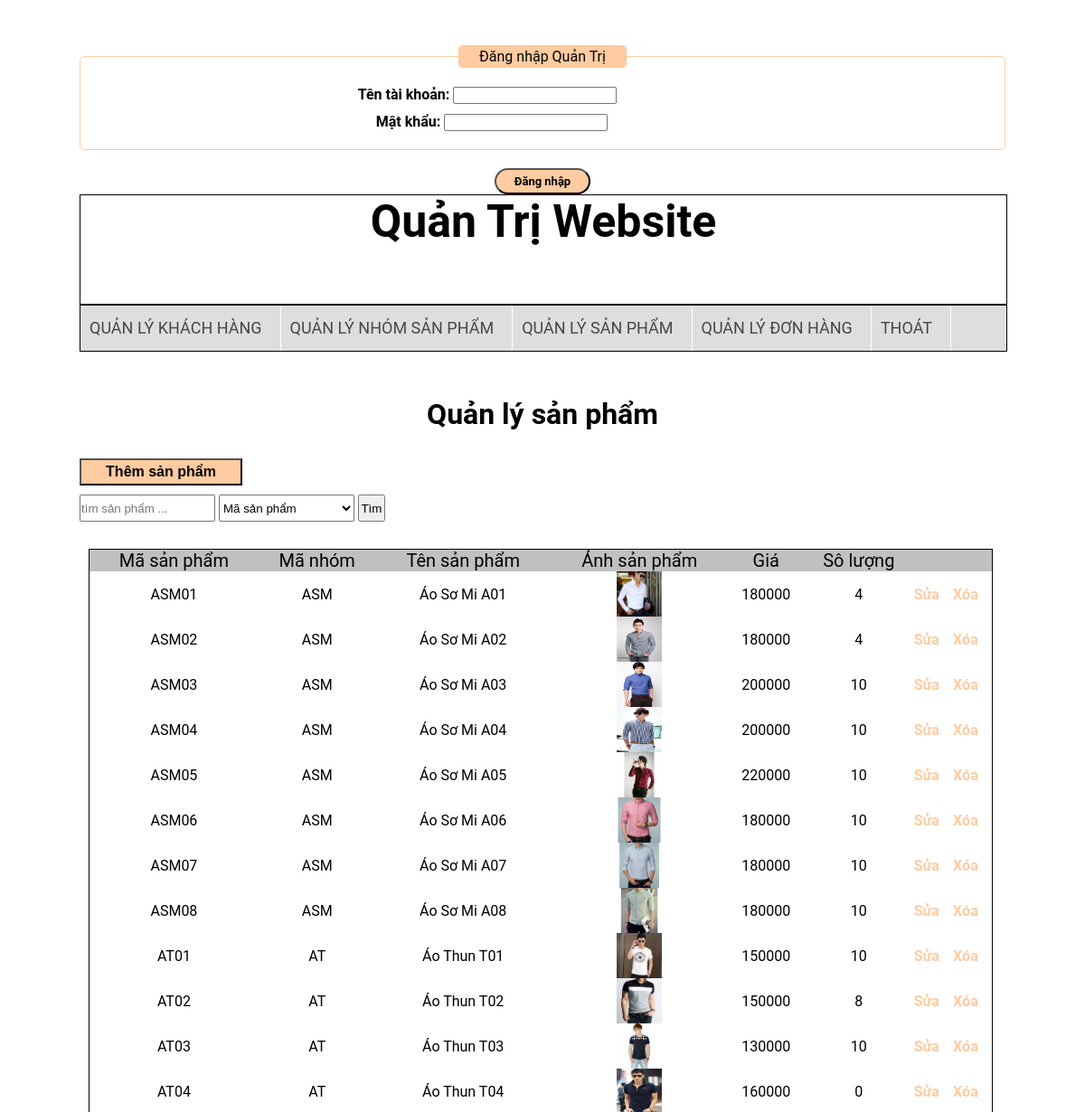
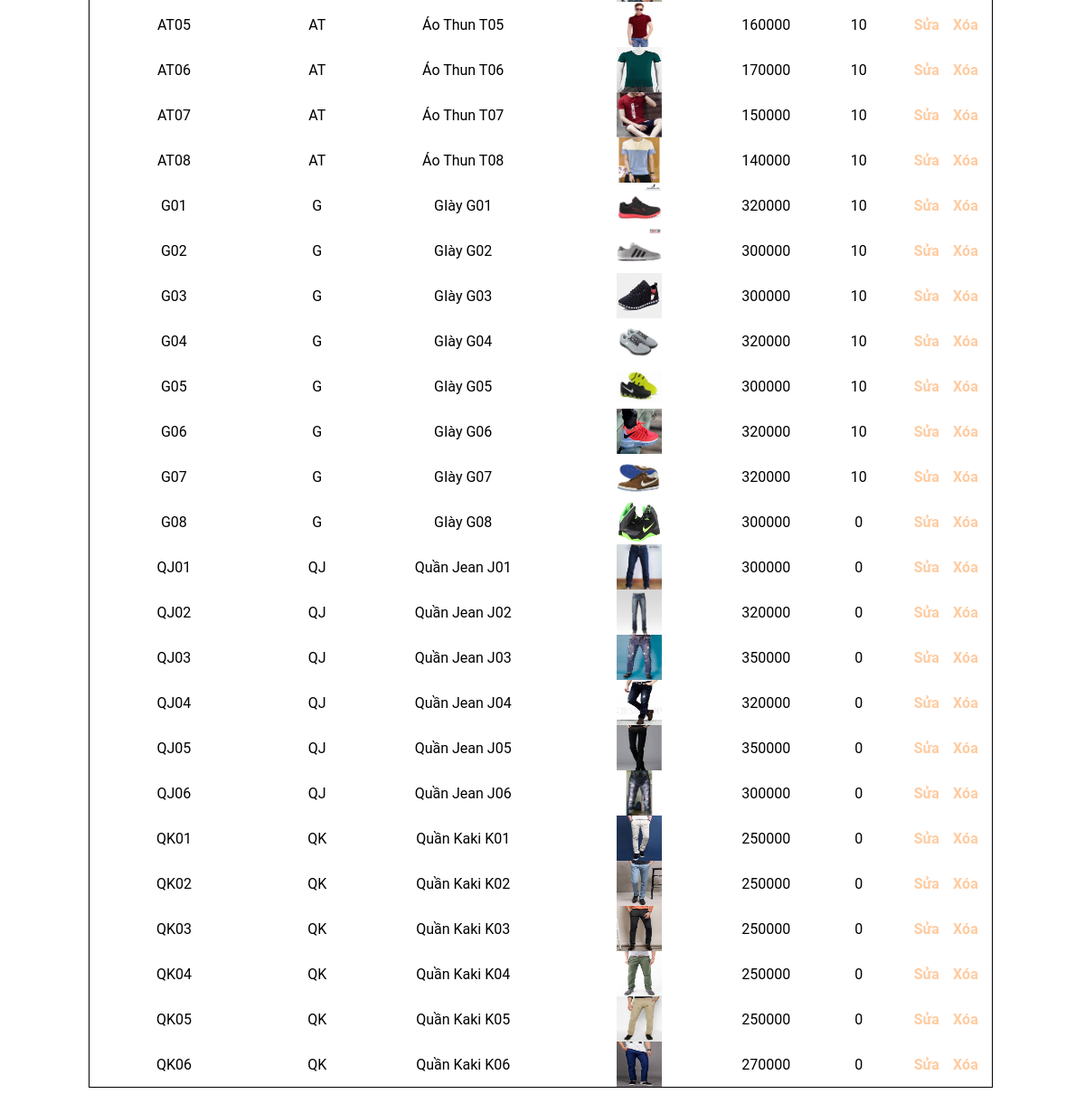
Page /menshop/quanlysp.php on the committed database (2 pictures, top to bottom).
### tables this page shows
CREATE TABLE `sanpham` (
  `masp` varchar(20) NOT NULL,
  `manhom` varchar(20) NOT NULL,
  `tensp` varchar(50) NOT NULL,
  `anhsp` varchar(50) NOT NULL,
  `gia` int(11) NOT NULL,
  `soluong` int(11) NOT NULL,
  `khuyenmai` int(11) NOT NULL
);

### menshop/quanlysp.php (the view, shortened to what this page needs)
<?php
    if(isset($_SESSION['admin'])){
    }else {
        include_once('loginAdmin.php');
    }
?>
<html>
	<head>
	   	<link rel="stylesheet" type="text/css" href="css/style.css" title="style">
	</head>
	<body>
        <div class="container">
            <div class="header_qt">Quản Trị Website</div>
            <div class="menu_qt">
                <ul>
                    <li><a href="quanlykh.php" style="font-size: 18px; padding-right:20px;">Quản lý khách hàng</a>
                    <li><a href="quanlynsp.php" style="font-size: 18px; padding-right:20px;">Quản lý nhóm sản phẩm</a></li>
                    <li><a href="quanlysp.php" style="font-size: 18px; padding-right:20px;">Quản lý sản phẩm</a></li>
                    <li><a href="quanlydh.php" style="font-size: 18px; padding-right:20px;">Quản lý đơn hàng</a></li>
                    <li><a href="logoutadmin.php" style="font-size: 18px; padding-right:20px;">Thoát</a></li>
                </ul>
            </div>
            <div class="conten_qt">
                <?php
                    include('includes/mysqli_connect.php');
                ?>
                    <h1 style="text-align: center; margin-top: 50px;">Quản lý sản phẩm</h1>
                    <a href="quanlythemsp.php"><button type="submit" name="them" value="Thêm sản phẩm" style=" margin-top: 30px; background: #FFCBA0; height: 30px; width: 180px; font-weight: bold; border-radius: 28; font-size: 16px;">Thêm sản phẩm</button></a>
                     <div class="searchsp">
                        <form class="input_searchsp" method="GET" style="width: 600px; height: 30px; margin-top: 10px;">
                            <input style="width: 150px;  height: 30px;" name="key1" type="text" value="" placeholder="tìm sản phẩm ..." />
                            <select name="sanpham" style="width: 150px; height: 30px;">
                                 <option value="msp">Mã sản phẩm</option>
                             </select>
                            <button style="width: 30px; height: 30px;" type="submit" name="tim" value="">Tìm</button>
                        </form>
                     </div>
                     <form action="" method="POST">
                    <table style="border-collapse: collapse;border: 1px solid;; width: 1000px; display: table; margin-left: 10px; margin-top: 30px; margin-bottom: 50px;">
                        <thead style="background: silver; font-size: 20px; font: bolder;">
                            <tr>
                                <td style="text-align: center;">Mã sản phẩm</td>
                                <td style="text-align: center;">Mã nhóm</td>
                                <td style="text-align: center;">Tên sản phẩm</td>
                                <td style="text-align: center;">Ảnh sản phẩm</td>
                                <td style="text-align: center;">Giá</td>
                                <td style="text-align: center;">Sô lượng</td>
                                <td style="text-align: center;"></td>
                                <td style="text-align: center;"></td>
                            </tr>
                        </thead>
                        <tbody>
                            <?php
                                if(isset($_GET['tim'])){
                                    if($_GET['sanpham']=='msp')
                                    $query= mysqli_query($dbc,"select * from sanpham where masp like '%{$_GET['key1']}%'");
                                    elseif($_GET['sanpham']=='tsp')
                                    $query= mysqli_query($dbc,"select * from sanpham where tensp like '%{$_GET['key1']}%'");
                                    elseif($_GET['sanpham']=='nsp')
                                    $query= mysqli_query($dbc,"select * from sanpham where manhom like '%{$_GET['key1']}%'");
                                }
                                else{
                                    $query = mysqli_query($dbc,"select * from sanpham");
                                }
                                while($row = mysqli_fetch_array($query)){
                            ?>
                                <tr>
                                    <td style="text-align: center;"><?php echo $row['masp']?></td>
                                    <td style="text-align: center;"><?php echo $row['manhom']?></td>
                                    <td style="text-align: center;"><?php echo $row['tensp']?></td>
                                    <td style="text-align: center;"><img src="/menshop/images/<?php echo $row['anhsp']?>" style="width: 50px; height: 50px;" /></td>
                                    <td style="text-align: center;"><?php echo $row['gia']?></td>
                                    <td style="text-align: center;"><?php echo $row['soluong']?></td>
                                    <td><a href="?suasp=<?php echo $row['masp']?>" style="color: #FFCBA0; text-decoration: none; font-weight: bold;">Sửa</a> </a></td>
                                    <td><a href="?xoasp=<?php echo $row['masp']?>" style="color: #FFCBA0; text-decoration: none; font-weight: bold;">Xóa</a></td>
                                </tr>
                            <?php }?>
                        </tbody>
                </table>
            </form>
            </div>
        </div>
    </body>
 </html>

### menshop/css/style.css (style rules this page uses)
body { font-family: "Roboto","segoe ui",Helvetica,Arial,sans-serif; }
* { margin: 0; padding: 0 }
.container { width: 1024px; height: auto; margin: auto; }
.header_qt { width: 1024px;height: 120px; border: 1px solid; font-size: 50px; text-align: center; font-weight: bold; }
.menu_qt { width: 1024px; height: 50px; background:#DEDEDE; border: 1px solid }
.menu_qt ul { width: 1024px; height: 50px; list-style: none; float: left; }
.menu_qt ul li { float: left; line-height: 50px; margin-left: 10px; position: relative; text-align: center; }
.menu_qt ul li a { text-decoration: none; color: #000; display: block; float: left;color: #474747;border-right: 1px solid #fff; text-transform: uppercase; white-space: nowrap; }

### rows in the picture
sanpham: masp "ASM01", manhom "ASM", tensp "Áo Sơ Mi A01", anhsp (picture), gia "180000", soluong "4"
sanpham: masp "ASM02", manhom "ASM", tensp "Áo Sơ Mi A02", anhsp (picture), gia "180000", soluong "4"
sanpham: masp "ASM03", manhom "ASM", tensp "Áo Sơ Mi A03", anhsp (picture), gia "200000", soluong "10"
sanpham: masp "ASM04", manhom "ASM", tensp "Áo Sơ Mi A04", anhsp (picture), gia "200000", soluong "10"
sanpham: masp "ASM05", manhom "ASM", tensp "Áo Sơ Mi A05", anhsp (picture), gia "220000", soluong "10"
sanpham: masp "ASM06", manhom "ASM", tensp "Áo Sơ Mi A06", anhsp (picture), gia "180000", soluong "10"
sanpham: masp "ASM07", manhom "ASM", tensp "Áo Sơ Mi A07", anhsp (picture), gia "180000", soluong "10"
sanpham: masp "ASM08", manhom "ASM", tensp "Áo Sơ Mi A08", anhsp (picture), gia "180000", soluong "10"
sanpham: masp "AT01", manhom "AT", tensp "Áo Thun T01", anhsp (picture), gia "150000", soluong "10"
sanpham: masp "AT02", manhom "AT", tensp "Áo Thun T02", anhsp (picture), gia "150000", soluong "8"
sanpham: masp "AT03", manhom "AT", tensp "Áo Thun T03", anhsp (picture), gia "130000", soluong "10"
sanpham: masp "AT04", manhom "AT", tensp "Áo Thun T04", anhsp (picture), gia "160000", soluong "0"
sanpham: masp "AT05", manhom "AT", tensp "Áo Thun T05", anhsp (picture), gia "160000", soluong "10"
sanpham: masp "AT06", manhom "AT", tensp "Áo Thun T06", anhsp (picture), gia "170000", soluong "10"
sanpham: masp "AT07", manhom "AT", tensp "Áo Thun T07", anhsp (picture), gia "150000", soluong "10"
sanpham: masp "AT08", manhom "AT", tensp "Áo Thun T08", anhsp (picture), gia "140000", soluong "10"
sanpham: masp "G01", manhom "G", tensp "GIày G01", anhsp (picture), gia "320000", soluong "10"
sanpham: masp "G02", manhom "G", tensp "GIày G02", anhsp (picture), gia "300000", soluong "10"
sanpham: masp "G03", manhom "G", tensp "GIày G03", anhsp (picture), gia "300000", soluong "10"
sanpham: masp "G04", manhom "G", tensp "GIày G04", anhsp (picture), gia "320000", soluong "10"
sanpham: masp "G05", manhom "G", tensp "GIày G05", anhsp (picture), gia "300000", soluong "10"
sanpham: masp "G06", manhom "G", tensp "GIày G06", anhsp (picture), gia "320000", soluong "10"
sanpham: masp "G07", manhom "G", tensp "GIày G07", anhsp (picture), gia "320000", soluong "10"
sanpham: masp "G08", manhom "G", tensp "GIày G08", anhsp (picture), gia "300000", soluong "0"
sanpham: masp "QJ01", manhom "QJ", tensp "Quần Jean J01", anhsp (picture), gia "300000", soluong "0"
sanpham: masp "QJ02", manhom "QJ", tensp "Quần Jean J02", anhsp (picture), gia "320000", soluong "0"
sanpham: masp "QJ03", manhom "QJ", tensp "Quần Jean J03", anhsp (picture), gia "350000", soluong "0"
sanpham: masp "QJ04", manhom "QJ", tensp "Quần Jean J04", anhsp (picture), gia "320000", soluong "0"
sanpham: masp "QJ05", manhom "QJ", tensp "Quần Jean J05", anhsp (picture), gia "350000", soluong "0"
sanpham: masp "QJ06", manhom "QJ", tensp "Quần Jean J06", anhsp (picture), gia "300000", soluong "0"
sanpham: masp "QK01", manhom "QK", tensp "Quần Kaki K01", anhsp (picture), gia "250000", soluong "0"
sanpham: masp "QK02", manhom "QK", tensp "Quần Kaki K02", anhsp (picture), gia "250000", soluong "0"
sanpham: masp "QK03", manhom "QK", tensp "Quần Kaki K03", anhsp (picture), gia "250000", soluong "0"
sanpham: masp "QK04", manhom "QK", tensp "Quần Kaki K04", anhsp (picture), gia "250000", soluong "0"
sanpham: masp "QK05", manhom "QK", tensp "Quần Kaki K05", anhsp (picture), gia "250000", soluong "0"
sanpham: masp "QK06", manhom "QK", tensp "Quần Kaki K06", anhsp (picture), gia "270000", soluong "0"
